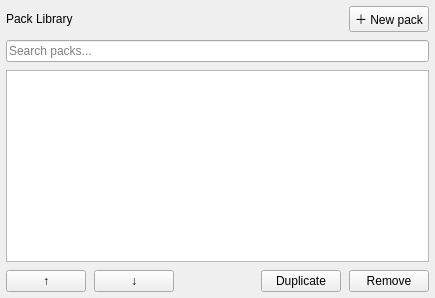
          <widget class="QFrame" name="packListPanel">
            <property name="minimumSize">
              <size>
                <width>435</width>
                <height>0</height>
              </size>
            </property>
            <property name="maximumSize">
              <size>
                <width>560</width>
                <height>16777215</height>
              </size>
            </property>
            <property name="frameShape">
              <enum>QFrame::Shape::NoFrame</enum>
            </property>
            <layout class="QVBoxLayout" name="packListPanelLayout">
              <property name="spacing">
                <number>8</number>
              </property>
              <property name="leftMargin">
                <number>6</number>
              </property>
              <property name="topMargin">
                <number>6</number>
              </property>
              <property name="rightMargin">
                <number>6</number>
              </property>
              <property name="bottomMargin">
                <number>6</number>
              </property>
              <item>
                <layout class="QHBoxLayout" name="packLibraryHeader">
                  <item>
                    <widget class="QLabel" name="packListTitle">
                      <property name="text">
                        <string>Pack Library</string>
                      </property>
                    </widget>
                  </item>
                  <item>
                    <spacer name="packLibraryHeaderSpacer">
                      <property name="orientation">
                        <enum>Qt::Orientation::Horizontal</enum>
                      </property>
                      <property name="sizeHint" stdset="0">
                        <size>
                          <width>20</width>
                          <height>20</height>
                        </size>
                      </property>
                    </spacer>
                  </item>
                  <item>
                    <widget class="QPushButton" name="addPackButton">
                      <property name="text">
                        <string>＋ New pack</string>
                      </property>
                    </widget>
                  </item>
                </layout>
              </item>
              <item>
                <widget class="QLineEdit" name="packSearchEdit">
                  <property name="placeholderText">
                    <string>Search packs...</string>
                  </property>
                </widget>
              </item>
              <item>
                <widget class="QTableWidget" name="packsList" />
              </item>
              <item>
                <layout class="QHBoxLayout" name="packLibraryFooter">
                  <item>
                    <widget class="QPushButton" name="movePackUpButton">
                      <property name="toolTip">
                        <string>Move pack up</string>
                      </property>
                      <property name="text">
                        <string>↑</string>
                      </property>
                    </widget>
                  </item>
                  <item>
                    <widget class="QPushButton" name="movePackDownButton">
                      <property name="toolTip">
                        <string>Move pack down</string>
                      </property>
                      <property name="text">
                        <string>↓</string>
                      </property>
                    </widget>
                  </item>
                  <item>
                    <spacer name="packLibraryFooterSpacer">
                      <property name="orientation">
                        <enum>Qt::Orientation::Horizontal</enum>
                      </property>
                      <property name="sizeHint" stdset="0">
                        <size>
                          <width>20</width>
                          <height>20</height>
                        </size>
                      </property>
                    </spacer>
                  </item>
                  <item>
                    <widget class="QPushButton" name="duplicatePackButton">
                      <property name="text">
                        <string>Duplicate</string>
                      </property>
                    </widget>
                  </item>
                  <item>
                    <widget class="QPushButton" name="removePackButton">
                      <property name="text">
                        <string>Remove</string>
                      </property>
                    </widget>
                  </item>
                </layout>
              </item>
            </layout>
          </widget>
